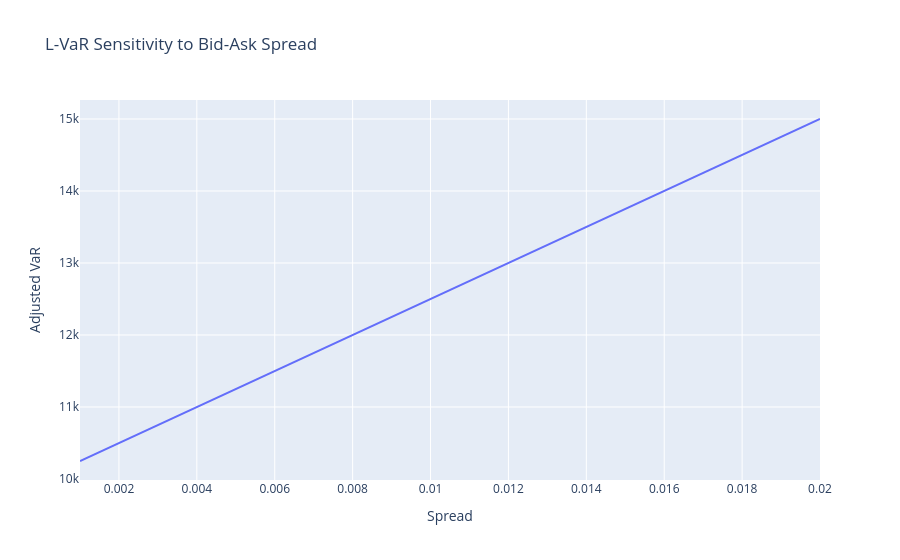

The notebook cell saved with this chart:
### Markdown cell above
## 4. Liquidity-Adjusted Risk & Stress Testing
Modeling market friction and extreme scenarios.

### Code cell
from market_risk.liquidity import LiquidityRiskEngine
from market_risk.stress_testing import FactorStresser

liquidity = LiquidityRiskEngine(position_size=5000, mid_price=100)
spreads = np.linspace(0.001, 0.02, 20)
l_vars = [liquidity.calculate_l_var(10000, s) for s in spreads]

fig_liq = go.Figure()
fig_liq.add_trace(go.Scatter(x=spreads, y=l_vars, name='L-VaR'))
fig_liq.update_layout(title='L-VaR Sensitivity to Bid-Ask Spread', xaxis_title='Spread', yaxis_title='Adjusted VaR')
fig_liq.show()

# Correlation stress
corr_orig = np.array([[1.0, 0.3], [0.3, 1.0]])
stressed_corr = FactorStresser.tilt_correlation(corr_orig, 2.5)
print('Original Correlation:\n', corr_orig)
print('Stressed Correlation (2.5x tilt):\n', stressed_corr)

### Figure 1 — Plotly figure (JSON) as saved in the notebook; plotly's stock layout.template omitted (floating-point values rounded to 4 significant figures)
{"data": [{"name": "L-VaR", "type": "scatter", "x": [0.001, 0.002, 0.003, 0.004, 0.005, 0.006, 0.007, 0.008, 0.009, 0.01, 0.011, 0.012, 0.013, 0.014, 0.015, 0.016, 0.017, 0.018, 0.019, 0.02], "y": [10250.0, 10500.0, 10750.0, 11000.0, 11250.0, 11500.0, 11750.0, 12000.0, 12250.0, 12500.0, 12750.0, 13000.0, 13250.0, 13500.0, 13750.0, 14000.0, 14250.0, 14500.0, 14750.0, 15000.0]}], "layout": {"title": {"text": "L-VaR Sensitivity to Bid-Ask Spread"}, "xaxis": {"title": {"text": "Spread"}}, "yaxis": {"title": {"text": "Adjusted VaR"}}}}
